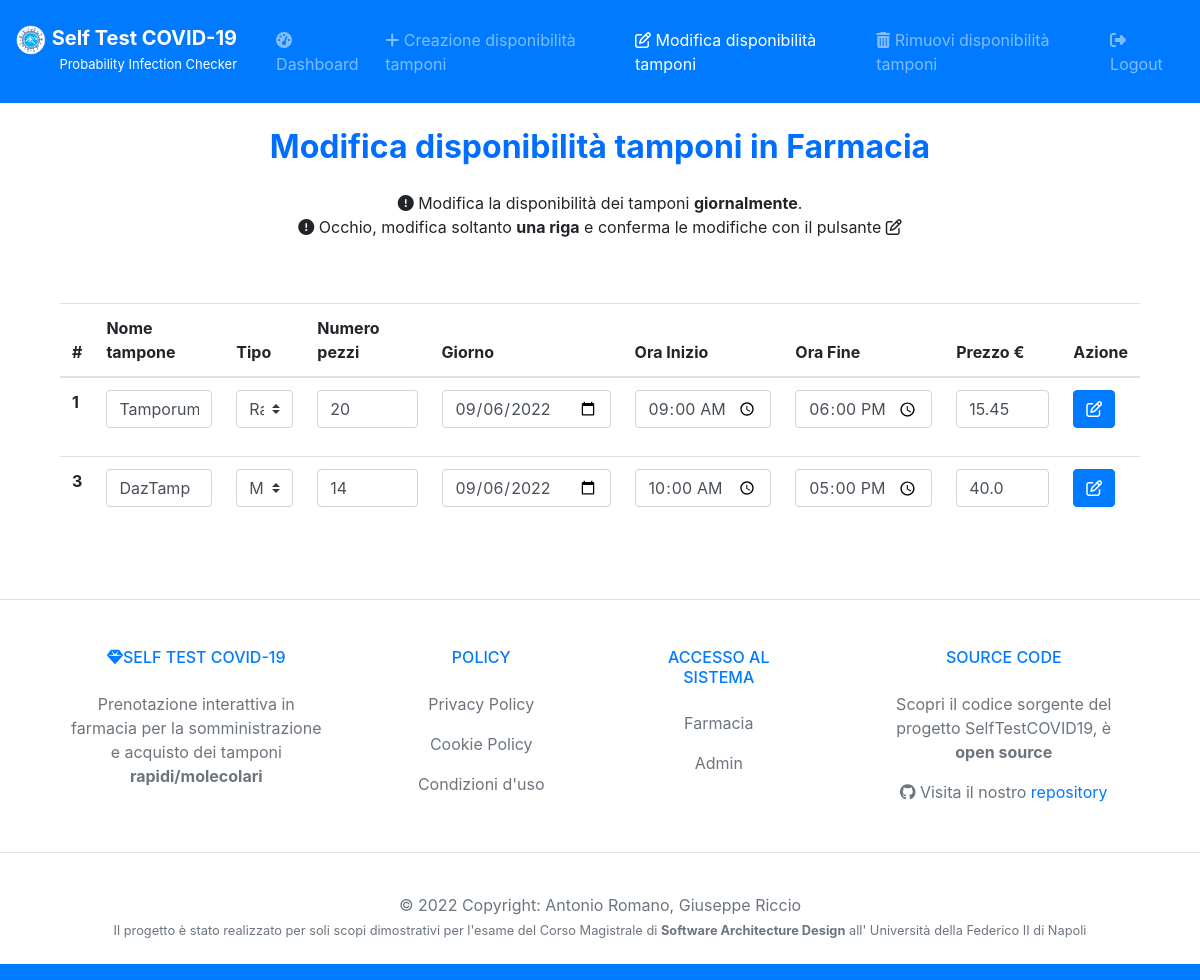
The page /modificaDisponibilitaTamponi (signed in) on the database as committed earlier.
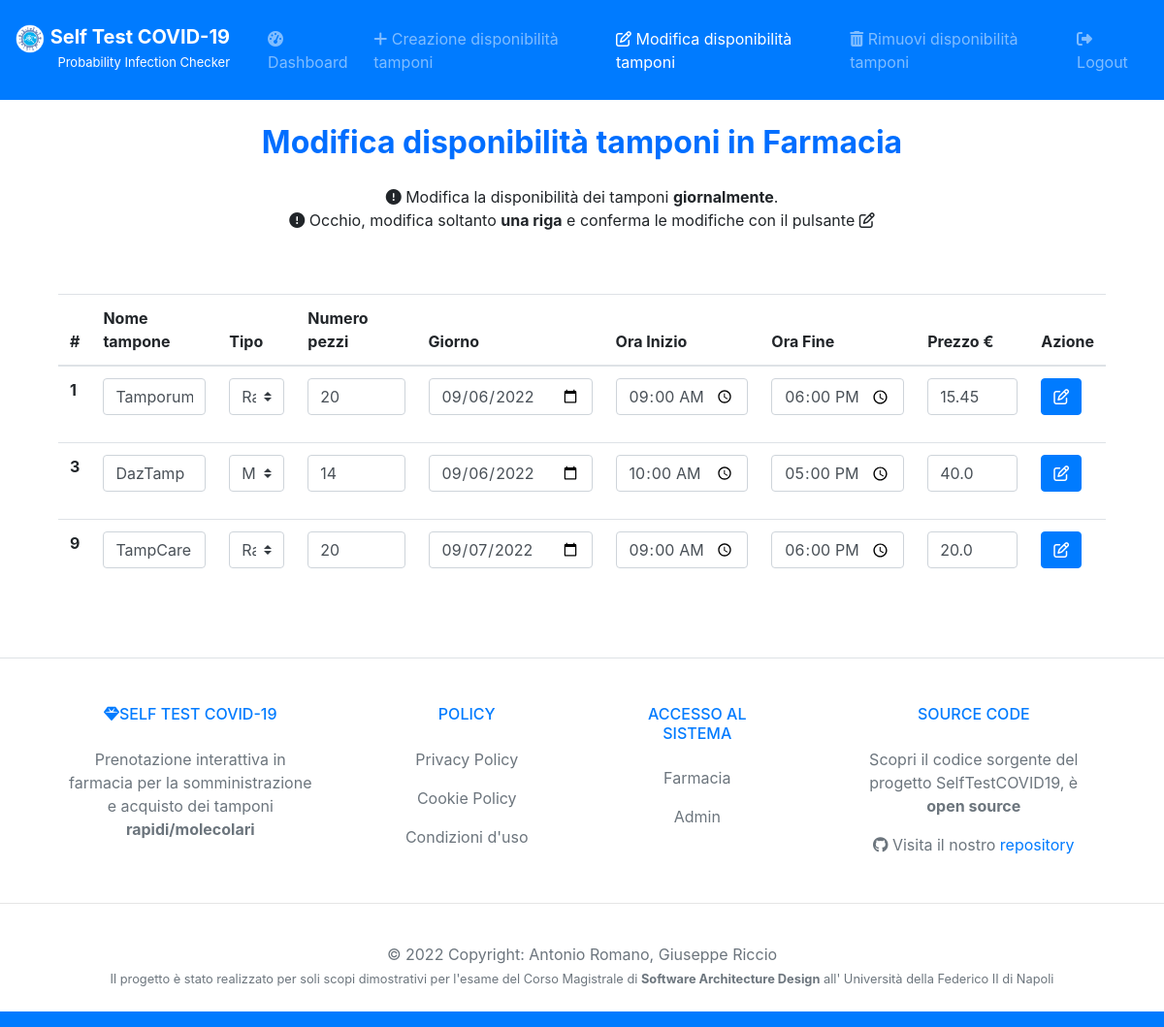
The same page on the database as committed later.
### tables this page shows
CREATE TABLE `Tamponi` (
	ID INTEGER PRIMARY KEY AUTOINCREMENT,
	NomeTampone VARCHAR(50),
	Tipo VARCHAR(10),
	N_pezzi INTEGER,
	Giorno DATE,
	OraInizio TIME,
	OraFine TIME,
	Prezzo FLOAT,
	ID_Farmacia INTEGER,
	UNIQUE(NomeTampone,ID_Farmacia)
);

### controllers/GestioneDisponibilitàController.py (the view)
def modificaDisponibilitaTamponi():
    msg = ""
    msg_error = ""
    if 'loggedin' in session:
        connection = connectDB()
        tamponi = connection.execute('SELECT * FROM Tamponi WHERE ID_Farmacia = ?',(session['id'],)).fetchall()
        connection.close()
    else:
        return redirect('/loginFarmacia')
    return render_template('/FarmaciaView/modificaDisponibilitaTamponi.html', tamponi=tamponi, msg=msg, msg_error=msg_error)

### models/DB.py (called while the page is built)
def connectDB():
    connection = sqlite3.connect('./models/selftestcovid19.db')
    connection.row_factory = sqlite3.Row
    return connection

### templates/FarmaciaView/modificaDisponibilitaTamponi.html (shortened to what the changed rows need)
<!doctype html>
<html lang="it">
<head>
    <link rel="stylesheet" href="https://cdnjs.cloudflare.com/ajax/libs/font-awesome/4.7.0/css/font-awesome.min.css">
    <link rel="stylesheet" href="https://stackpath.bootstrapcdn.com/bootstrap/4.3.1/css/bootstrap.min.css">
</head>
<body>
    <div class="container">
        <center>
            <h2 class="text-center" style="margin: 25px;"><b><span style="color: #006eff;">
                        Modifica disponibilità tamponi in Farmacia </span></b></h2>
            <div class="container">
                <div class="d-flex justify-content-center mt-5 table-responsive">
                    <table class="table">
                        <thead>
                            <tr>
                                <th scope="col">#</th>
                                <th scope="col">Nome tampone</th>
                                <th scope="col">Tipo</th>
                                <th scope="col">Numero pezzi</th>
                                <th scope="col">Giorno</th>
                                <th scope="col">Ora Inizio</th>
                                <th scope="col">Ora Fine</th>
                                <th scope="col">Prezzo €</th>
                                <th scope="col">Azione</th>
                            </tr>
                        </thead>
                        <tbody>
                            {% for tampone in tamponi %}
                            <form action="/{{ tampone.ID }}/modificaDisponibilitaTamponi" method="POST">
                                <tr>
                                    <th scope="row">{{ tampone.ID }}</th>
                                    <td>
                                        <div class="form-group">
                                            <input type="text" class="form-control" name="NomeTampone"
                                                placeholder="Nome del tampone" value="{{ tampone.NomeTampone }}"
                                                required>
                                        </div>
                                    </td>
                                    <td>
                                        <div class="form-group">
                                            <select class="custom-select" name="Tipo" id="Tipo">
                                                <option value="{{ tampone.Tipo }}" selected hidden>{{ tampone.Tipo }}
                                                </option>
                                            </select>
                                        </div>
                                    </td>
                                    <td>
                                        <div class="form-group">
                                            <input type="number" class="form-control" name="N_pezzi"
                                                placeholder="N_pezzi" value="{{ tampone.N_pezzi }}" required>
                                        </div>
                                    </td>
                                    <td>
                                        <div class="form-group">
                                            <input type="date" class="form-control" name="Giorno" placeholder="Giorno"
                                                value="{{ tampone.Giorno }}" required>
                                        </div>
                                    </td>
                                    <td>
                                        <div class="form-group">
                                            <input type="time" class="form-control" name="OraInizio"
                                                placeholder="Fascia oraria" value="{{ tampone.OraInizio }}" required>
                                        </div>
                                    </td>
                                    <td>
                                        <div class="form-group">
                                            <input type="time" class="form-control" name="OraFine"
                                                placeholder="Fascia oraria" value="{{ tampone.OraFine }}" required>
                                        </div>
                                    </td>
                                    <td>
                                        <div class="form-group">
                                            <input type="number" step="0.01" class="form-control" name="Prezzo"
                                                placeholder="Prezzo" value="{{ tampone.Prezzo }}" required>
                                        </div>
                                    </td>
                                    <td>
                                        <div class="form-group">
                                            <button type="submit" class="btn btn-primary"><i
                                                    class="fa fa-pencil-square-o" aria-hidden="true"></i></button>
                                        </div>
                                    </td>
                                </tr>
                            </form>
                        </tbody>
                        {% endfor %}
                    </table>
                </div>
            </div>
        </center>
    </div>
</body>
</body>
</html>

Rows that differ between the two databases and show on the page:
added Tamponi: ID "9", NomeTampone "TampCare", Tipo "Rapido", N_pezzi "20", Giorno "09/07/2022", OraInizio "09:00", OraFine "18:00", Prezzo "20.0"
